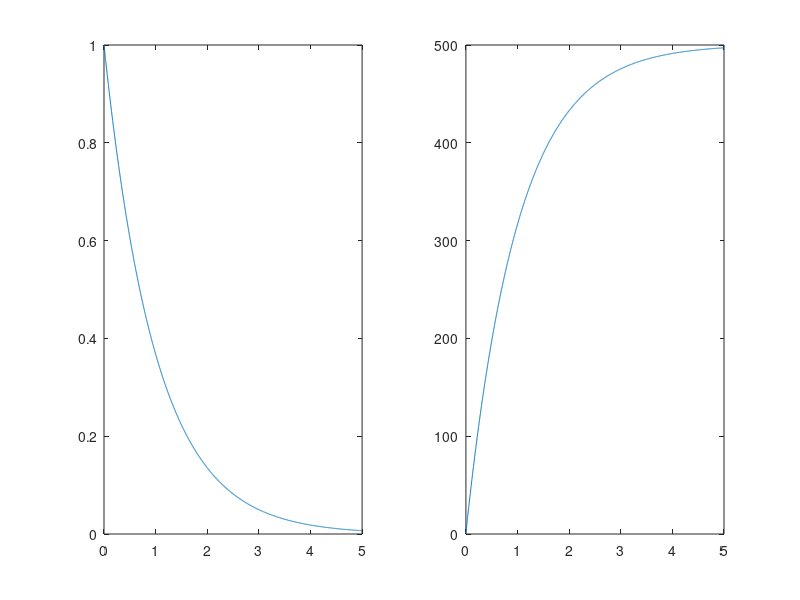

MATLAB code for this plot:
% Example 2.12 Convolution of a first-order system with a step

fs = 500; % Sample frequency
N = 2500; % Construct 5 seconds worth of data
t = (0:N-1)/fs; % Time vector 0 to 5
tau = 1; % Time constant
h = exp(-t./tau); % Construct impulse response
x = ones(1,N); % Construct step stimulus
y = conv(x,h); % Get output (convolution)
subplot(1,2,1);
plot(t,h); % Plot impulse response
subplot(1,2,2);
plot(t,y(1:N)); % Plot the step response
